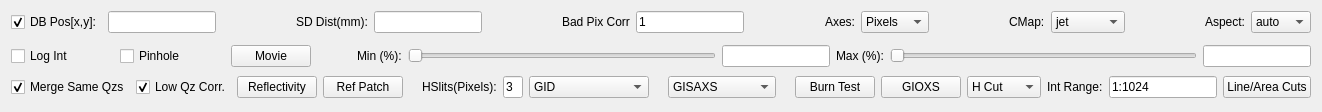
       <widget class="QWidget" name="pilatusTab">
        <attribute name="title">
         <string>Pilatus</string>
        </attribute>
        <layout class="QGridLayout" name="gridLayout_2">
         <item row="0" column="0">
          <layout class="QHBoxLayout" name="horizontalLayout_27">
           <item>
            <widget class="QCheckBox" name="pilSpecCheckBox">
             <property name="text">
              <string>DB Pos[x,y]:</string>
             </property>
             <property name="checked">
              <bool>true</bool>
             </property>
            </widget>
           </item>
           <item>
            <widget class="QLineEdit" name="pilDBPosLineEdit"/>
           </item>
           <item>
            <spacer name="horizontalSpacer_33">
             <property name="orientation">
              <enum>Qt::Horizontal</enum>
             </property>
             <property name="sizeHint" stdset="0">
              <size>
               <width>40</width>
               <height>20</height>
              </size>
             </property>
            </spacer>
           </item>
           <item>
            <widget class="QLabel" name="SDDistLabel_2">
             <property name="sizePolicy">
              <sizepolicy hsizetype="Fixed" vsizetype="Fixed">
               <horstretch>0</horstretch>
               <verstretch>0</verstretch>
              </sizepolicy>
             </property>
             <property name="text">
              <string>SD Dist(mm):</string>
             </property>
            </widget>
           </item>
           <item>
            <widget class="QLineEdit" name="pilSDDistLineEdit"/>
           </item>
           <item>
            <spacer name="horizontalSpacer_28">
             <property name="orientation">
              <enum>Qt::Horizontal</enum>
             </property>
             <property name="sizeHint" stdset="0">
              <size>
               <width>40</width>
               <height>20</height>
              </size>
             </property>
            </spacer>
           </item>
           <item>
            <widget class="QLabel" name="label_20">
             <property name="text">
              <string>Bad Pix Corr</string>
             </property>
            </widget>
           </item>
           <item>
            <widget class="QLineEdit" name="pilBPCfacLineEdit">
             <property name="text">
              <string>1</string>
             </property>
            </widget>
           </item>
           <item>
            <spacer name="horizontalSpacer_34">
             <property name="orientation">
              <enum>Qt::Horizontal</enum>
             </property>
             <property name="sizeHint" stdset="0">
              <size>
               <width>40</width>
               <height>20</height>
              </size>
             </property>
            </spacer>
           </item>
           <item>
            <widget class="QLabel" name="AxesLabel_2">
             <property name="sizePolicy">
              <sizepolicy hsizetype="Fixed" vsizetype="Fixed">
               <horstretch>0</horstretch>
               <verstretch>0</verstretch>
              </sizepolicy>
             </property>
             <property name="text">
              <string>Axes:</string>
             </property>
            </widget>
           </item>
           <item>
            <widget class="QComboBox" name="pilAxesComboBox">
             <item>
              <property name="text">
               <string>Pixels</string>
              </property>
             </item>
             <item>
              <property name="text">
               <string>Angles</string>
              </property>
             </item>
             <item>
              <property name="text">
               <string>Q</string>
              </property>
             </item>
            </widget>
           </item>
           <item>
            <spacer name="horizontalSpacer_36">
             <property name="orientation">
              <enum>Qt::Horizontal</enum>
             </property>
             <property name="sizeHint" stdset="0">
              <size>
               <width>40</width>
               <height>20</height>
              </size>
             </property>
            </spacer>
           </item>
           <item>
            <widget class="QLabel" name="label_18">
             <property name="sizePolicy">
              <sizepolicy hsizetype="Fixed" vsizetype="Fixed">
               <horstretch>0</horstretch>
               <verstretch>0</verstretch>
              </sizepolicy>
             </property>
             <property name="text">
              <string>CMap:</string>
             </property>
            </widget>
           </item>
           <item>
            <widget class="QComboBox" name="pilCMapComboBox">
             <item>
              <property name="text">
               <string>jet</string>
              </property>
             </item>
             <item>
              <property name="text">
               <string>gray</string>
              </property>
             </item>
             <item>
              <property name="text">
               <string>hot</string>
              </property>
             </item>
             <item>
              <property name="text">
               <string>summer</string>
              </property>
             </item>
             <item>
              <property name="text">
               <string>winter</string>
              </property>
             </item>
             <item>
              <property name="text">
               <string>spectral</string>
              </property>
             </item>
            </widget>
           </item>
           <item>
            <spacer name="horizontalSpacer_41">
             <property name="orientation">
              <enum>Qt::Horizontal</enum>
             </property>
             <property name="sizeHint" stdset="0">
              <size>
               <width>40</width>
               <height>20</height>
              </size>
             </property>
            </spacer>
           </item>
           <item>
            <widget class="QLabel" name="label_22">
             <property name="text">
              <string>Aspect:</string>
             </property>
            </widget>
           </item>
           <item>
            <widget class="QComboBox" name="pilAspectComboBox">
             <item>
              <property name="text">
               <string>auto</string>
              </property>
             </item>
             <item>
              <property name="text">
               <string>equal</string>
              </property>
             </item>
            </widget>
           </item>
          </layout>
         </item>
         <item row="1" column="0">
          <widget class="Mpl2DWidget" name="pilMplWidget" native="true">
           <property name="sizePolicy">
            <sizepolicy hsizetype="Expanding" vsizetype="Expanding">
             <horstretch>0</horstretch>
             <verstretch>0</verstretch>
            </sizepolicy>
           </property>
          </widget>
         </item>
         <item row="2" column="0">
          <layout class="QHBoxLayout" name="horizontalLayout_28">
           <item>
            <widget class="QCheckBox" name="pilLogIntCheckBox">
             <property name="sizePolicy">
              <sizepolicy hsizetype="Fixed" vsizetype="Fixed">
               <horstretch>0</horstretch>
               <verstretch>0</verstretch>
              </sizepolicy>
             </property>
             <property name="text">
              <string>Log Int</string>
             </property>
            </widget>
           </item>
           <item>
            <spacer name="horizontalSpacer_39">
             <property name="orientation">
              <enum>Qt::Horizontal</enum>
             </property>
             <property name="sizeType">
              <enum>QSizePolicy::Minimum</enum>
             </property>
             <property name="sizeHint" stdset="0">
              <size>
               <width>40</width>
               <height>20</height>
              </size>
             </property>
            </spacer>
           </item>
           <item>
            <widget class="QCheckBox" name="pilPinholeCheckBox">
             <property name="text">
              <string>Pinhole</string>
             </property>
            </widget>
           </item>
           <item>
            <spacer name="horizontalSpacer_46">
             <property name="orientation">
              <enum>Qt::Horizontal</enum>
             </property>
             <property name="sizeType">
              <enum>QSizePolicy::Minimum</enum>
             </property>
             <property name="sizeHint" stdset="0">
              <size>
               <width>40</width>
               <height>20</height>
              </size>
             </property>
            </spacer>
           </item>
           <item>
            <widget class="QPushButton" name="pilMoviePushButton">
             <property name="text">
              <string>Movie</string>
             </property>
            </widget>
           </item>
           <item>
            <spacer name="horizontalSpacer_47">
             <property name="orientation">
              <enum>Qt::Horizontal</enum>
             </property>
             <property name="sizeType">
              <enum>QSizePolicy::Minimum</enum>
             </property>
             <property name="sizeHint" stdset="0">
              <size>
               <width>40</width>
               <height>20</height>
              </size>
             </property>
            </spacer>
           </item>
           <item>
            <widget class="QLabel" name="MinLabel_2">
             <property name="sizePolicy">
              <sizepolicy hsizetype="Fixed" vsizetype="Fixed">
               <horstretch>0</horstretch>
               <verstretch>0</verstretch>
              </sizepolicy>
             </property>
             <property name="text">
              <string>Min (%):</string>
             </property>
            </widget>
           </item>
           <item>
            <widget class="QSlider" name="pilMinHorizontalSlider">
             <property name="orientation">
              <enum>Qt::Horizontal</enum>
             </property>
            </widget>
           </item>
           <item>
            <widget class="QLineEdit" name="pilMinLineEdit">
             <property name="sizePolicy">
              <sizepolicy hsizetype="Fixed" vsizetype="Fixed">
               <horstretch>0</horstretch>
               <verstretch>0</verstretch>
              </sizepolicy>
             </property>
            </widget>
           </item>
           <item>
            <widget class="QLabel" name="MaxLabel_2">
             <property name="sizePolicy">
              <sizepolicy hsizetype="Fixed" vsizetype="Fixed">
               <horstretch>0</horstretch>
               <verstretch>0</verstretch>
              </sizepolicy>
             </property>
             <property name="text">
              <string>Max (%):</string>
             </property>
            </widget>
           </item>
           <item>
            <widget class="QSlider" name="pilMaxHorizontalSlider">
             <property name="orientation">
              <enum>Qt::Horizontal</enum>
             </property>
            </widget>
           </item>
           <item>
            <widget class="QLineEdit" name="pilMaxLineEdit">
             <property name="sizePolicy">
              <sizepolicy hsizetype="Preferred" vsizetype="Fixed">
               <horstretch>0</horstretch>
               <verstretch>0</verstretch>
              </sizepolicy>
             </property>
            </widget>
           </item>
          </layout>
         </item>
         <item row="3" column="0">
          <layout class="QHBoxLayout" name="horizontalLayout_29">
           <item>
            <widget class="QCheckBox" name="pilMergeSameQzCheckBox">
             <property name="text">
              <string>Merge Same Qzs</string>
             </property>
             <property name="checked">
              <bool>true</bool>
             </property>
            </widget>
           </item>
           <item>
            <widget class="QCheckBox" name="pilLowQzCorCheckBox">
             <property name="text">
              <string>Low Qz Corr.</string>
             </property>
             <property name="checked">
              <bool>true</bool>
             </property>
            </widget>
           </item>
           <item>
            <widget class="QPushButton" name="pilRefPushButton">
             <property name="sizePolicy">
              <sizepolicy hsizetype="Minimum" vsizetype="Fixed">
               <horstretch>0</horstretch>
               <verstretch>0</verstretch>
              </sizepolicy>
             </property>
             <property name="text">
              <string>Reflectivity</string>
             </property>
            </widget>
           </item>
           <item>
            <widget class="QPushButton" name="pilRefPatchPushButton">
             <property name="text">
              <string>Ref Patch</string>
             </property>
            </widget>
           </item>
           <item>
            <spacer name="horizontalSpacer_35">
             <property name="orientation">
              <enum>Qt::Horizontal</enum>
             </property>
             <property name="sizeHint" stdset="0">
              <size>
               <width>13</width>
               <height>28</height>
              </size>
             </property>
            </spacer>
           </item>
           <item>
            <widget class="QLabel" name="label_19">
             <property name="text">
              <string>HSlits(Pixels):</string>
             </property>
            </widget>
           </item>
           <item>
            <widget class="QLineEdit" name="pilHSlitLineEdit">
             <property name="maximumSize">
              <size>
               <width>20</width>
               <height>16777215</height>
              </size>
             </property>
             <property name="text">
              <string>3</string>
             </property>
            </widget>
           </item>
           <item>
            <widget class="QComboBox" name="gidComboBox">
             <property name="editable">
              <bool>false</bool>
             </property>
             <item>
              <property name="text">
               <string>GID</string>
              </property>
             </item>
             <item>
              <property name="text">
               <string>GID Patch</string>
              </property>
             </item>
             <item>
              <property name="text">
               <string>GID Patch Relax</string>
              </property>
             </item>
             <item>
              <property name="text">
               <string>Save GID</string>
              </property>
             </item>
             <item>
              <property name="text">
               <string>Form Factor</string>
              </property>
             </item>
            </widget>
           </item>
           <item>
            <spacer name="horizontalSpacer_37">
             <property name="orientation">
              <enum>Qt::Horizontal</enum>
             </property>
             <property name="sizeHint" stdset="0">
              <size>
               <width>13</width>
               <height>28</height>
              </size>
             </property>
            </spacer>
           </item>
           <item>
            <widget class="QComboBox" name="gisaxsComboBox">
             <item>
              <property name="text">
               <string>GISAXS</string>
              </property>
             </item>
             <item>
              <property name="text">
               <string>Show GISAXS</string>
              </property>
             </item>
             <item>
              <property name="text">
               <string>Save GISAXS</string>
              </property>
             </item>
            </widget>
           </item>
           <item>
            <spacer name="horizontalSpacer_38">
             <property name="orientation">
              <enum>Qt::Horizontal</enum>
             </property>
             <property name="sizeHint" stdset="0">
              <size>
               <width>13</width>
               <height>25</height>
              </size>
             </property>
            </spacer>
           </item>
           <item>
            <widget class="QPushButton" name="pilBurnPushButton">
             <property name="text">
              <string>Burn Test</string>
             </property>
            </widget>
           </item>
           <item>
            <widget class="QPushButton" name="pilGioxsPushButton">
             <property name="text">
              <string>GIOXS</string>
             </property>
            </widget>
           </item>
           <item>
            <widget class="QComboBox" name="pilCutDirComboBox">
             <item>
              <property name="text">
               <string>H Cut</string>
              </property>
             </item>
             <item>
              <property name="text">
               <string>V Cut</string>
              </property>
             </item>
             <item>
              <property name="text">
               <string>Qz Cut</string>
              </property>
             </item>
             <item>
              <property name="text">
               <string>Qxy Cut</string>
              </property>
             </item>
            </widget>
           </item>
           <item>
            <widget class="QLabel" name="label_17">
             <property name="text">
              <string>Int Range:</string>
             </property>
            </widget>
           </item>
           <item>
            <widget class="QLineEdit" name="pilIntRangeLineEdit">
             <property name="text">
              <string>1:1024</string>
             </property>
            </widget>
           </item>
           <item>
            <widget class="QPushButton" name="pilLineAreaPushButton">
             <property name="text">
              <string>Line/Area Cuts</string>
             </property>
            </widget>
           </item>
          </layout>
         </item>
        </layout>
       </widget>
